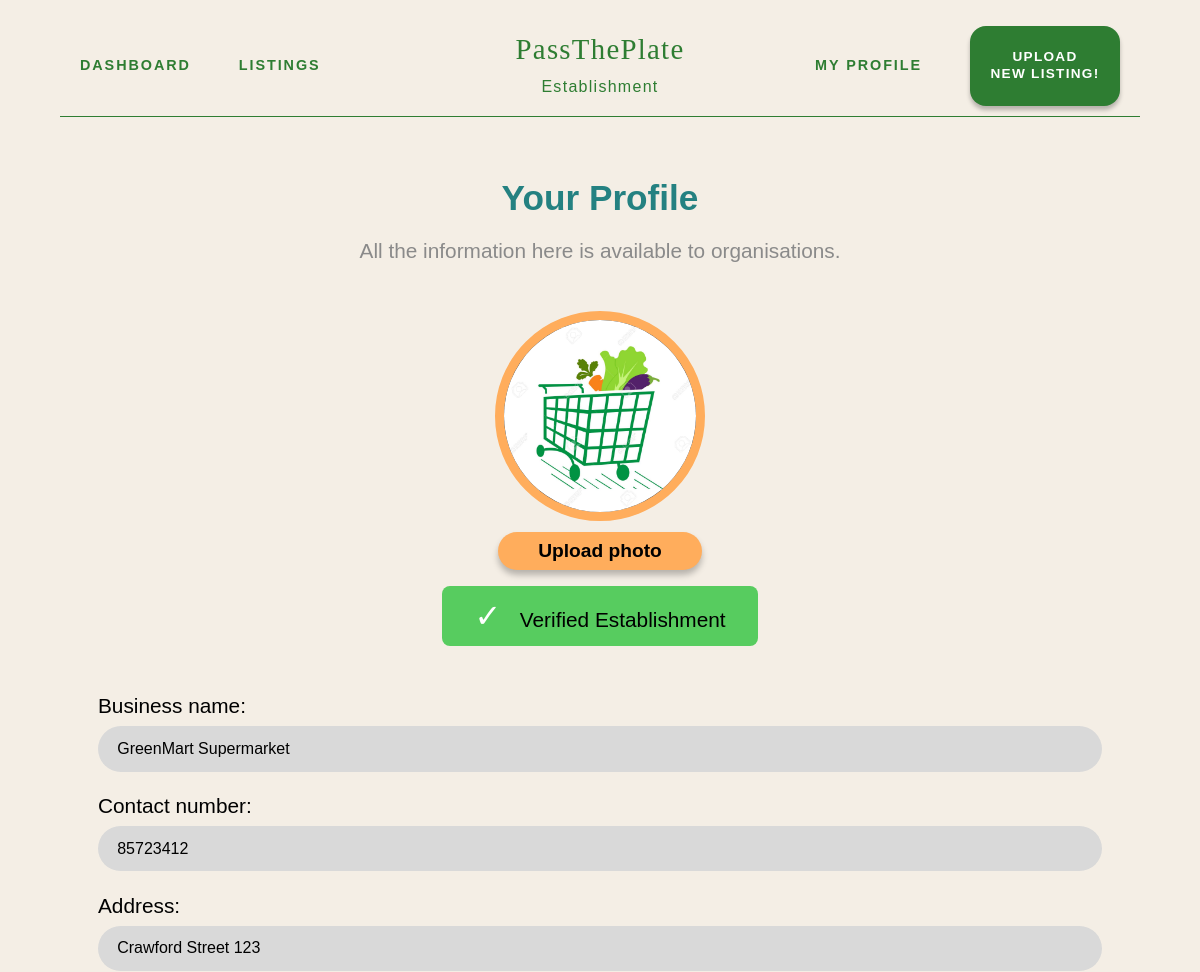
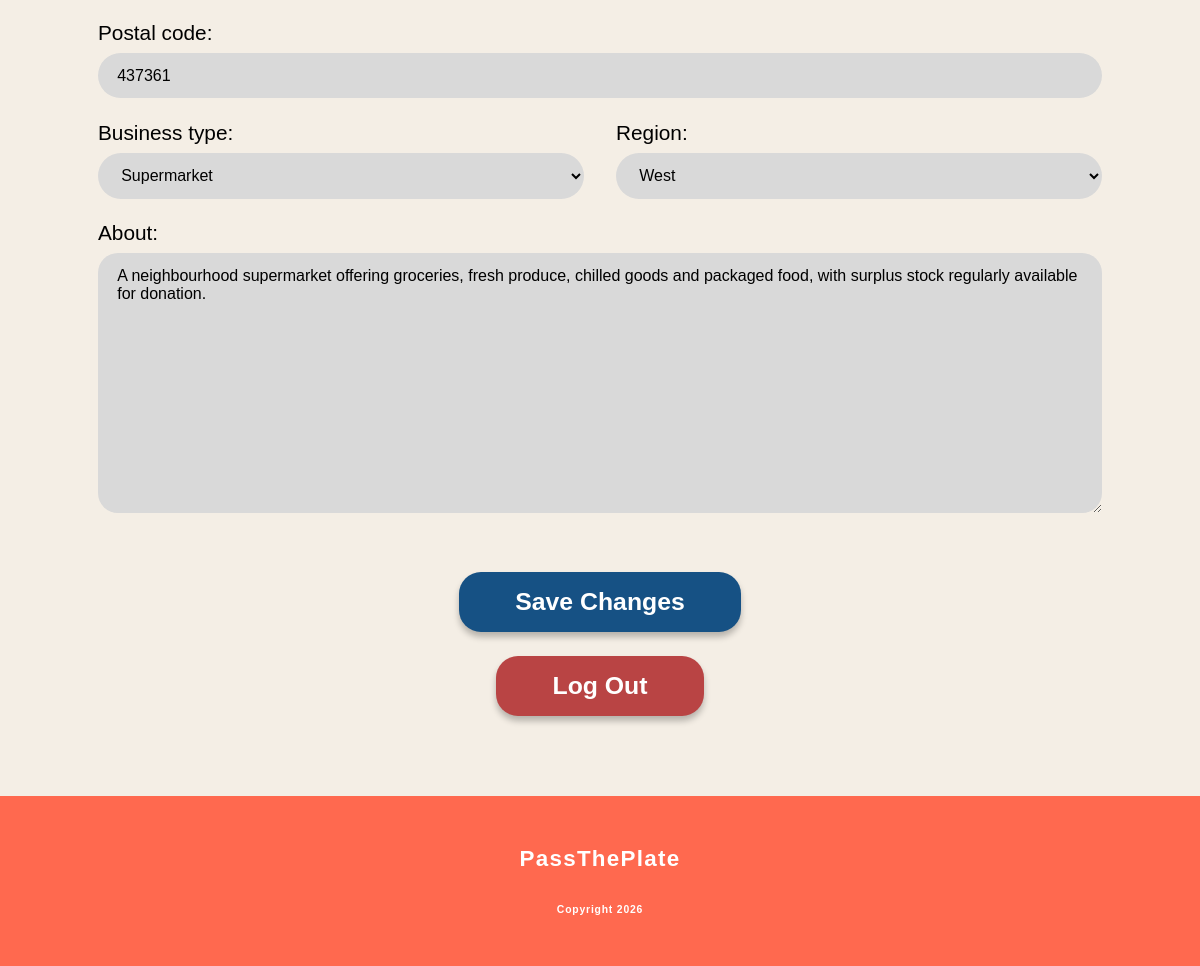
The app's page /establishment/profile/ (signed in) with its own data (2 pictures, top to bottom).
### foodrescue/models.py (models this page shows, shortened)
class Establishment(models.Model):
    class Region(models.TextChoices):
        NORTH = "north", "North"
        EAST = "east", "East"
        SOUTH = "south", "South"
        WEST = "west", "West"
        CENTRAL = "central", "Central"
    class BusinessType(models.TextChoices):
        SUPERMARKET = "supermarket", "Supermarket"
        BAKERY = "bakery", "Bakery"
        WHOLESALER = "wholesaler", "Wholesaler"
        MANUFACTURER = "manufacturer", "Manufacturer"
        OTHER = "other", "Other"
    user = models.OneToOneField(
        settings.AUTH_USER_MODEL,
        on_delete=models.CASCADE,
        related_name="establishment_profile"
    )
    business_name = models.CharField(max_length=200)
    profile_image = models.ImageField(
        upload_to="establishment_profile_images/",
        blank=True,
        null=True
    )
    description = models.TextField(blank=True)
    address = models.TextField()
    postal_code = models.CharField(
        max_length=10,
        blank=True
    )
    general_location = models.CharField(
        max_length=20,
        choices=Region.choices,
        default=Region.WEST
    )
    business_type = models.CharField(
        max_length=30,
        choices=BusinessType.choices,
        blank=True
    )
    contact_number = models.CharField(max_length=30, blank=True)
    certification_file = models.FileField(
        upload_to="establishment_certifications/",
        blank=True,
        null=True,
        validators=[FileExtensionValidator(allowed_extensions=["pdf"])]
    )
    is_verified = models.BooleanField(default=False)
    created_at = models.DateTimeField(auto_now_add=True)

### foodrescue/views.py (the view)
# urls.py: path("establishment/profile/",views.establishment_profile,name="establishment_profile"),
@establishment_required
def establishment_profile(request):
    establishment = request.user.establishment_profile
    return render(request, "foodrescue/establishment-pages/establishment-profile.html", {
        "establishment": establishment,
    })

### foodrescue/templates/foodrescue/establishment-pages/establishment-profile.html (shortened to what this page needs)
{% load static %}
<!DOCTYPE html>
<html>
<head>
    <link rel="stylesheet" href="{% static 'foodrescue/base.css' %}" />
    <link rel="stylesheet" href="{% static 'foodrescue/establishment/establishment-profile.css' %}" />
    <link rel="stylesheet" href="{% static 'foodrescue/footer.css' %}">
    <link rel="stylesheet" href="{% static 'foodrescue/navbar-establishment.css' %}">
</head>
<body>
  {% include "foodrescue/includes/navbar_establishment.html" %}
  <main class="profile-page">
    <section class="profile-header">
      <h1>Your Profile</h1>
      <p>All the information here is available to organisations.</p>
    </section>
    <form method="POST" enctype="multipart/form-data" class="profile-form">
      <div class="profile-image-section">
        {% if establishment.profile_image %}
          <img
            src="{{ establishment.profile_image.url }}"
            alt="{{ establishment.business_name }}"
            class="profile-image"
          />
        {% else %}
          <div class="profile-image-placeholder"></div>
        {% endif %}
        <label for="profile-image-input" class="upload-button">
          Upload photo
        </label>
      </div>
      {% if establishment.is_verified %}
        <div class="verified-badge">
          <span class="tick">✓</span>
          Verified Establishment
        </div>
      {% else %}
        <div class="pending-badge">
          Pending Verification
        </div>
      {% endif %}
      <div class="form-area">
        <label>Business name:</label>
        <input
          type="text"
          name="business_name"
          value="{{ establishment.business_name }}"
          required
        />
        <label>Contact number:</label>
        <input
          type="text"
          name="contact_number"
          value="{{ establishment.contact_number }}"
        />
        <label>Address:</label>
        <input
          type="text"
          name="address"
          value="{{ establishment.address }}"
        />
        <label>Postal code:</label>
        <input
          type="text"
          name="postal_code"
          value="{{ establishment.postal_code }}"
        />
        <div class="two-column-row">
          <div>
            <label>Business type:</label>
            <select name="business_type">
              <option
                value="supermarket"
                {% if establishment.business_type == "supermarket" %}selected{% endif %}
              >
                Supermarket
              </option>
            </select>
          </div>
          <div>
            <label>Region:</label>
            <select name="general_location">
              <option value="west" {% if establishment.general_location == "west" %}selected{% endif %}>
                West
              </option>
            </select>
          </div>
        </div>
        <label>About:</label>
        <textarea name="description">{{ establishment.description }}</textarea>
        <button type="submit" class="save-button">
          Save Changes
        </button>
      </div>
    </form>
    <form method="POST" action="{% url 'logout' %}" class="logout-form">
      <button type="submit" class="logout-button">
        Log Out
      </button>
    </form>
  </main>
  {% include "foodrescue/includes/footer.html" %}
</body>
</html>

### foodrescue/static/foodrescue/base.css (style rules this page uses)
* { box-sizing: border-box; font-family: "Montserrat", sans-serif; }
body { margin: 0; background-color: #f5efe6; }

### foodrescue/static/foodrescue/establishment/establishment-profile.css (style rules this page uses)
body { margin: 0; background: #f4eee5; }
.profile-page { max-width: 1100px; margin: 0 auto; padding: 2rem 3rem 5rem; }
.profile-header { text-align: center; }
.profile-header h1 { color: #248181; font-size: 2.2rem; margin-bottom: 0.2rem; font-weight:700; }
.profile-header p { color: #8a8a8a; font-size: 1.3rem; margin-bottom: 3rem; }
.profile-image-section { display: flex; flex-direction: column; align-items: center; }
.profile-image, .profile-image-placeholder { width: 210px; height: 210px; border-radius: 50%; object-fit: cover; background: black; border: 9px solid #ffad5c; }
.upload-button { margin-top: 0.7rem; background: #ffad5c; border-radius: 22px; padding: 0.5rem 2.5rem; font-size: 1.2rem; font-weight: 800; font-family: "Montserrat", sans-serif; cursor: pointer; box-shadow: 0 5px 6px rgba(0, 0, 0, 0.25); }
.verified-badge, .pending-badge { width: fit-content; margin: 1rem auto 3rem; padding: 0.7rem 2rem; border-radius: 8px; font-size: 1.3rem; }
.verified-badge { background: #57cc5f; color: black; }
.tick { font-size: 2rem; margin-right: 0.8rem; color: white; }
.form-area { text-align: left; }
.form-area label { display: block; margin-bottom: 0.5rem; font-weight: 500; font-size: 1.3rem; }
.form-area input, .form-area select, .form-area textarea { width: 100%; border: none; border-radius: 999px; background: #d9d9d9; padding: 0.85rem 1.2rem; margin-bottom: 1.4rem; font-size: 1rem; box-sizing: border-box; font-family: "Montserrat", sans-serif; }
.form-area textarea { min-height: 260px; border-radius: 20px; resize: vertical; }
.two-column-row { display: grid; grid-template-columns: 1fr 1fr; gap: 2rem; }
.save-button { display: block; margin: 2rem auto 0; background: #165184; color: white; border: none; border-radius: 22px; padding: 1rem 3.5rem; font-size: 1.55rem; font-weight: 800; font-family: "Montserrat", sans-serif; cursor: pointer; box-shadow: 0 5px 6px rgba(0, 0, 0, 0.25); }
.logout-form { display: flex; justify-content: center; margin-top: 1.5rem; }
.logout-button { background: #b94444; color: white; border: none; border-radius: 22px; padding: 1rem 3.5rem; font-size: 1.55rem; font-weight: 800; font-family: "Montserrat", sans-serif; cursor: pointer; box-shadow: 0 5px 6px rgba(0, 0, 0, 0.25); }

### records on screen
Establishment: profile_image (picture), business_name "GreenMart Supermarket", contact_number "85723412", address "Crawford Street 123", postal_code "437361", business_type "Supermarket", general_location "West", description "A neighbourhood supermarket offering groceries, fresh produce, chilled goods and packaged food, with surplus stock regularly available for donation."
